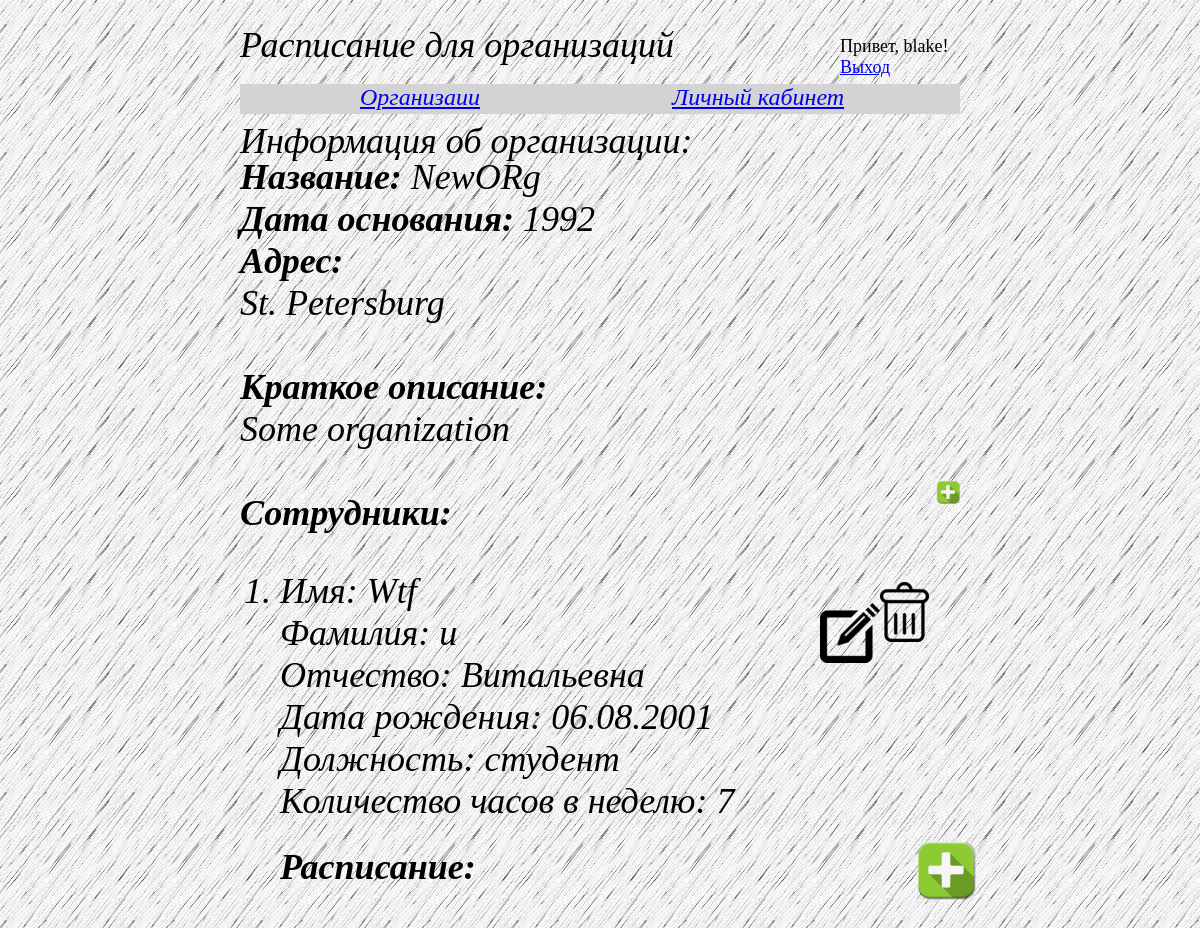
The app's page /organizations/106/ (signed in), older data.
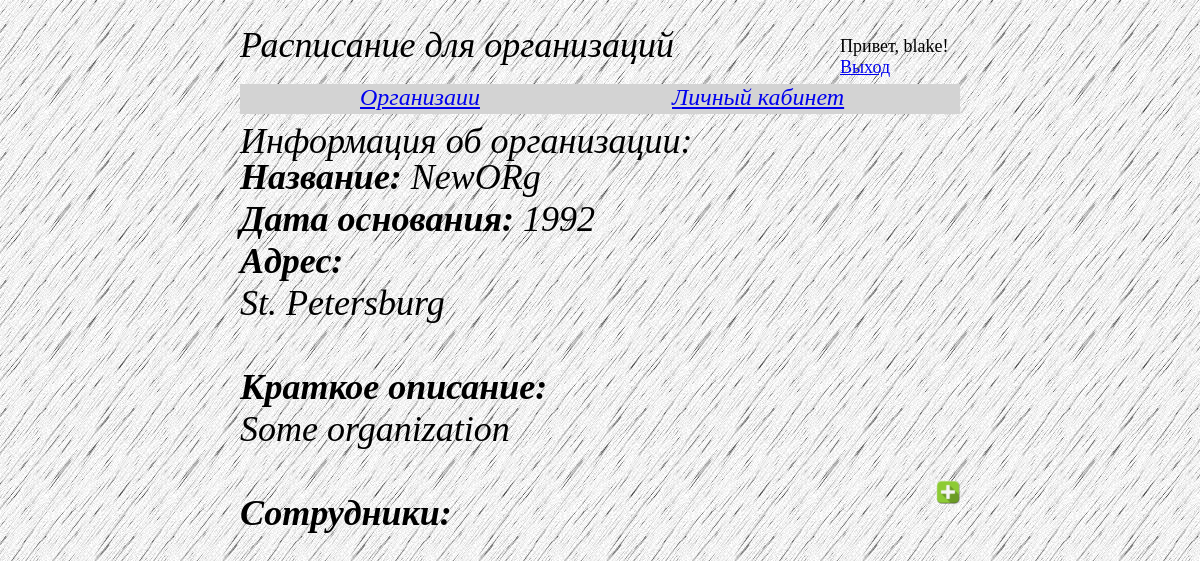
The same page, newer data.
### organizations/models.py (models this page shows)
class Person(models.Model):
    name = models.CharField(max_length=20)
    surname = models.CharField(max_length=20)
    middlename = models.CharField(max_length=20)
    date_of_birth = models.CharField(max_length=10)
    post = models.CharField(max_length=20)
    hours_per_week = models.IntegerField()
    days = models.ManyToManyField(Dates)

### organizations/views.py (the view)
# urls.py: url(r'^(?P<org_id>\d+)/$', views.one_org, name='one_org'),
def one_org(request, org_id):
    org = get_object_or_404(Organization, pk=org_id)
    personal = []
    parsed_dates = []
    for person in org.person.all():
        print('Person: ', person)
        for days in person.days.all():
            print('Days: ', days)
            parsed_dates.append(days)
        personal.append([person, parsed_dates])
    print('List of persons and dates: ', personal)
    vars = dict(
        name = org.name,
        year_of_est = org.year_of_est,
        location = org.location,
        brief_description= org.brief_description,
        personel = org.person.all(),
        pers = personal
    )
    return render(request, 'organizations/one_org.html', vars)

### templates/organizations/one_org.html (shortened to what this page needs)
<!DOCTYPE html>
{% extends 'index.html' %}
{% block find_text %}
<div class="find_text">Информация об организации:</div>
{% endblock %}
{% block content %}
    {% if user.is_superuser %}
            <div style="position: absolute; right: 20vw; top: 40vw">
                    <a href="{% url 'create_person'%}?name={{ name }}">
                        <div class="wrapper buttons">
                         <img src="../../static/images/add3.png" alt="add button">
                        </div>
                    </a>
            </div>
    {% endif %}
    <div id="organizations-1">
    <talbe>
        <tr>
            <td><b>Название: </b>{{ name }}</td>
        </tr>
        <br>
        <tr>
            <td> <b>Дата основания:</b> {{ year_of_est }}</td>
        </tr>
        <br>
        <tr>
            <td> <b>Адрес: </b>
                <div style="margin-right: 20vw;text-align: justify">
                {{ location }}
                </div>
            </td>
        </tr>
        <br>
        <tr>
            <b>Краткое описание:</b>
            <div style="margin-right: 20vw; text-align: justify-all">
            {{ brief_description }}
            </div>
        </tr>
        <br>
        <tr>
            <td> <b>Сотрудники: </b></td>
        <td>
        <ol>
            {% for person in pers %}
                            <li>Имя: {{ person.0.name }}<br>
                            Фамилия: {{ person.0.surname }}<br>
                            Отчество: {{ person.0.middlename }}<br>
                            Дата рождения: {{ person.0.date_of_birth }}<br>
                            Должность: {{ person.0.post }}<br>
                            Количество часов в неделю: {{ person.0.hours_per_week }}<br>
                            {% if user.is_superuser %}
                                <div class="wrapper buttons">
                                            <div style="position: relative; right: -50vw; top: -20vw">
                                                    <a href="{% url 'delete_person'%}?id={{ person.0.id }}&name={{ name }}">
                                                         <img src="../../static/images/delete.png" alt="delete button">
                                                    </a>
                                            </div>
                                               <div style="position: relative; right: -45vw; top: -24vw">
                                                    <a href="{% url 'edit_person'%}?id={{ person.0.id }}">
                                                         <img src="../../static/images/edit.png" alt="edit button">
                                                    </a>
                                            </div>
                                </div>
                            {% endif %}
                            </li>
                            <b>Расписание: </b>
                {% if user.is_superuser %}
            <div class="wrapper buttons">
            <div style="position: relative; right: -53vw; top: -4vw">
                    <a href="{% url 'create_day'%}?id={{ person.0.id }}">
                         <img src="../../static/images/add3.png" alt="add button">
                    </a>
            </div>
        </div>
                {% endif %}
            {% endfor %}
        </ol>
        </td>
        </tr>
    </talbe>
    </div>
{% endblock %}

Row changes from the older to the newer data that the page shows:
removed Person: name "Wtf", surname "u", middlename "Витальевна", date_of_birth "06.08.2001", post "студент", hours_per_week "7"
